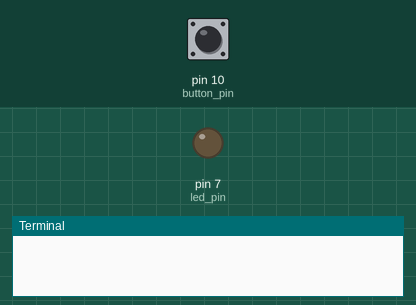
Bench run of a program on a simulated Raspberry Pi (header pin numbers). Parts: output pins drawn as LEDs (lit = HIGH), the last lines printed to the terminal. Inputs (shaded band) come from the test bench; at power-on: pin 10 (button_pin) LOW.

Above: at 1.2 s.
1.3 s: pin 10 (button_pin) pulled HIGH for 0.15 s
At 2.3 s:
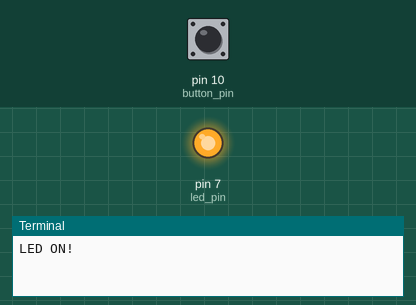
2.9 s: pin 10 (button_pin) pulled HIGH for 1 s
At 3.5 s:
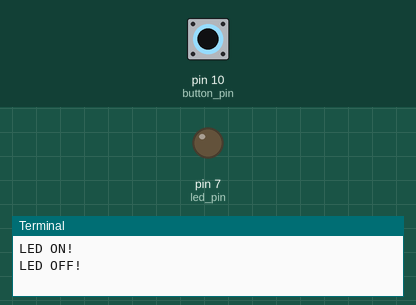
5.4 s: pin 10 (button_pin) pulled HIGH for 3.2 s
At 6.6 s:
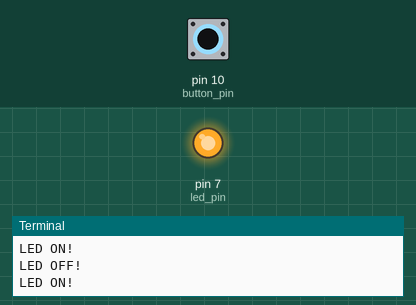
Timing chart, 0 to 8.4 s (numbered marks = the images above; inputs shaded):
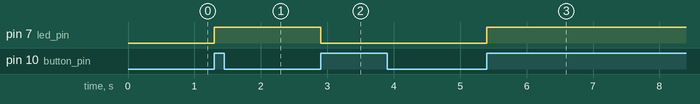

Measured:
- after the input at 1.3 s, pin 7 (led_pin): LOW → HIGH at once
- after the input at 2.9 s, pin 7 (led_pin): HIGH → LOW at once
- after the input at 5.4 s, pin 7 (led_pin): LOW → HIGH at once

The program:

Btn_LED.py
```python
#-*-coding:utf-8-*-

# 필요한 라이브러리를 불러옵니다.
import RPi.GPIO as GPIO
import time

# 사용할 GPIO핀의 번호를 선정합니다.
button_pin = 10
led_pin = 7
 # 불필요한 warning 제거
GPIO.setwarnings(False)
# GPIO핀의 번호 모드 설정
GPIO.setmode(GPIO.BOARD)
# 버튼 핀의 INPUT설정 , PULL DOWN 설정
GPIO.setup(button_pin, GPIO.IN, pull_up_down=GPIO.PUD_DOWN)
# LED 핀의 OUT설정
GPIO.setup(led_pin, GPIO.OUT)

# boolean 변수 설정
light_on = False
# button_callback 함수를 정의합니다.
def button_callback(channel):
    global light_on    # Global 변수선언
    if light_on == False:  # LED 불이 꺼져있을때
        GPIO.output(led_pin,1)   # LED ON
        print("LED ON!")
    else:                                # LED 불이 져있을때
        GPIO.output(led_pin,0)  # LED OFF
        print("LED OFF!")
    light_on = not light_on  # False <=> True

# Event 알림 방식으로 GPIO 핀의 Rising 신호를 감지하면 button_callback 함수를 실행합니다. 300ms 바운스타임을 설정하여 잘못된 신호를 방지합니다.
GPIO.add_event_detect(button_pin,GPIO.RISING,callback=button_callback, bouncetime=300)

while 1:
    time.sleep(0.1)  # 0.1초 딜레이
```
